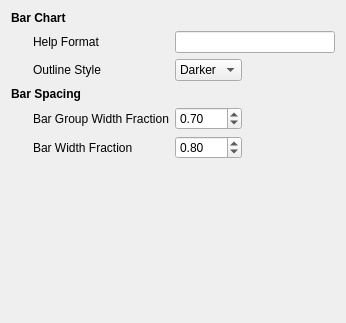
<ui version="4.0" >
 <class>pqBarChartOptionsWidget</class>
 <widget class="QWidget" name="pqBarChartOptionsWidget" >
  <property name="geometry" >
   <rect>
    <x>0</x>
    <y>0</y>
    <width>346</width>
    <height>323</height>
   </rect>
  </property>
  <property name="windowTitle" >
   <string>Bar Chart Options</string>
  </property>
  <layout class="QGridLayout" >
   <item row="0" column="0" colspan="4" >
    <widget class="QLabel" name="label_6" >
     <property name="font" >
      <font>
       <weight>75</weight>
       <bold>true</bold>
      </font>
     </property>
     <property name="text" >
      <string>Bar Chart</string>
     </property>
    </widget>
   </item>
   <item rowspan="2" row="1" column="0" >
    <spacer>
     <property name="orientation" >
      <enum>Qt::Horizontal</enum>
     </property>
     <property name="sizeType" >
      <enum>QSizePolicy::Fixed</enum>
     </property>
     <property name="sizeHint" >
      <size>
       <width>16</width>
       <height>20</height>
      </size>
     </property>
    </spacer>
   </item>
   <item row="1" column="1" >
    <widget class="QLabel" name="label_5" >
     <property name="text" >
      <string>Help Format</string>
     </property>
    </widget>
   </item>
   <item row="1" column="2" colspan="2" >
    <widget class="QLineEdit" name="HelpFormat" />
   </item>
   <item row="2" column="1" >
    <widget class="QLabel" name="label_4" >
     <property name="text" >
      <string>Outline Style</string>
     </property>
    </widget>
   </item>
   <item row="2" column="2" >
    <widget class="QComboBox" name="OutlineStyle" >
     <item>
      <property name="text" >
       <string>Darker</string>
      </property>
     </item>
     <item>
      <property name="text" >
       <string>Black</string>
      </property>
     </item>
    </widget>
   </item>
   <item row="2" column="3" >
    <spacer>
     <property name="orientation" >
      <enum>Qt::Horizontal</enum>
     </property>
     <property name="sizeHint" >
      <size>
       <width>0</width>
       <height>20</height>
      </size>
     </property>
    </spacer>
   </item>
   <item row="3" column="0" colspan="4" >
    <widget class="QLabel" name="label" >
     <property name="font" >
      <font>
       <weight>75</weight>
       <bold>true</bold>
      </font>
     </property>
     <property name="text" >
      <string>Bar Spacing</string>
     </property>
    </widget>
   </item>
   <item rowspan="2" row="4" column="0" >
    <spacer>
     <property name="orientation" >
      <enum>Qt::Horizontal</enum>
     </property>
     <property name="sizeType" >
      <enum>QSizePolicy::Fixed</enum>
     </property>
     <property name="sizeHint" >
      <size>
       <width>16</width>
       <height>20</height>
      </size>
     </property>
    </spacer>
   </item>
   <item row="4" column="1" >
    <widget class="QLabel" name="label_2" >
     <property name="text" >
      <string>Bar Group Width Fraction</string>
     </property>
    </widget>
   </item>
   <item row="4" column="2" >
    <widget class="QDoubleSpinBox" name="GroupFraction" >
     <property name="maximum" >
      <double>1.000000000000000</double>
     </property>
     <property name="singleStep" >
      <double>0.100000000000000</double>
     </property>
     <property name="value" >
      <double>0.700000000000000</double>
     </property>
    </widget>
   </item>
   <item rowspan="2" row="4" column="3" >
    <spacer>
     <property name="orientation" >
      <enum>Qt::Horizontal</enum>
     </property>
     <property name="sizeHint" >
      <size>
       <width>0</width>
       <height>20</height>
      </size>
     </property>
    </spacer>
   </item>
   <item row="5" column="1" >
    <widget class="QLabel" name="label_3" >
     <property name="text" >
      <string>Bar Width Fraction</string>
     </property>
    </widget>
   </item>
   <item row="5" column="2" >
    <widget class="QDoubleSpinBox" name="WidthFraction" >
     <property name="maximum" >
      <double>1.000000000000000</double>
     </property>
     <property name="singleStep" >
      <double>0.100000000000000</double>
     </property>
     <property name="value" >
      <double>0.800000000000000</double>
     </property>
    </widget>
   </item>
   <item row="6" column="0" colspan="4" >
    <spacer>
     <property name="orientation" >
      <enum>Qt::Vertical</enum>
     </property>
     <property name="sizeHint" >
      <size>
       <width>20</width>
       <height>0</height>
      </size>
     </property>
    </spacer>
   </item>
  </layout>
 </widget>
 <tabstops>
  <tabstop>HelpFormat</tabstop>
  <tabstop>OutlineStyle</tabstop>
  <tabstop>GroupFraction</tabstop>
  <tabstop>WidthFraction</tabstop>
 </tabstops>
 <resources/>
 <connections/>
</ui>
